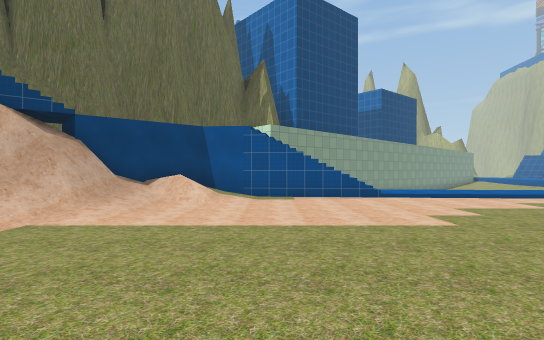
view 1 (above)

24 first-person views from a walk through a scene from a Unity 3-D project. The camera is 1.5 m above the floor, looks level and sees 80° across. The floor is counted in squares, 2 m on a side. Each view is taken from the middle of a square. On the plan, view 1 faces up. The plan holds only what a view shows up to about 11 squares ahead; the rest is blank. The place goes on beyond the plan. The player is left out. Some animated figures are left out. Some surface patterns are stand-ins.

view 2
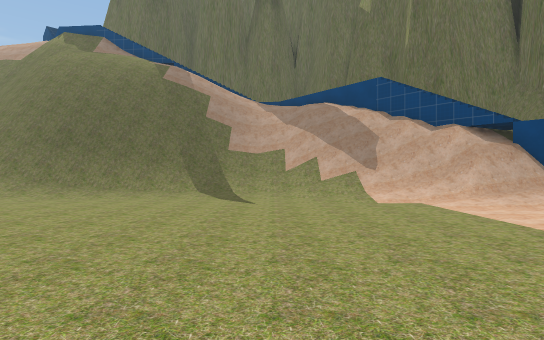

view 3
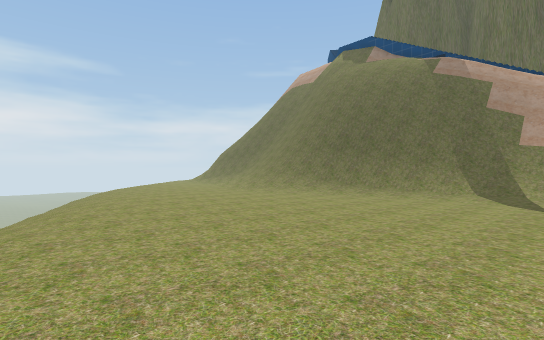

view 4
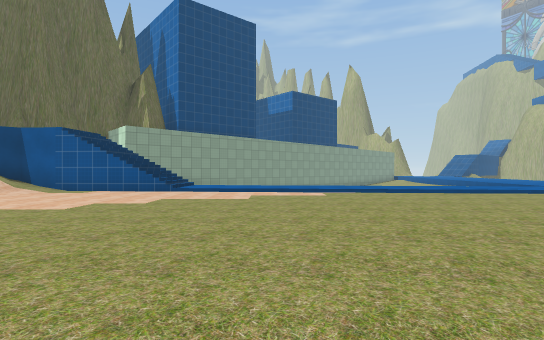

view 5
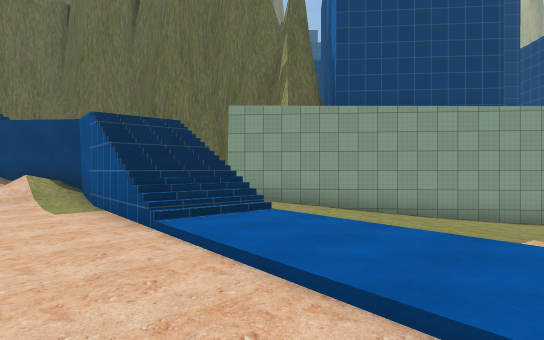

view 6
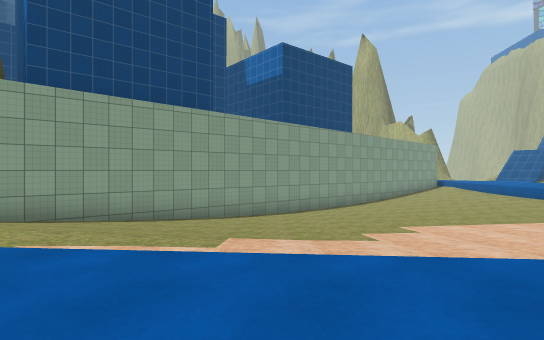

view 7
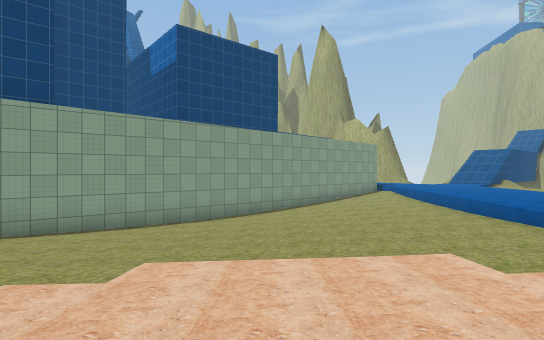

view 8
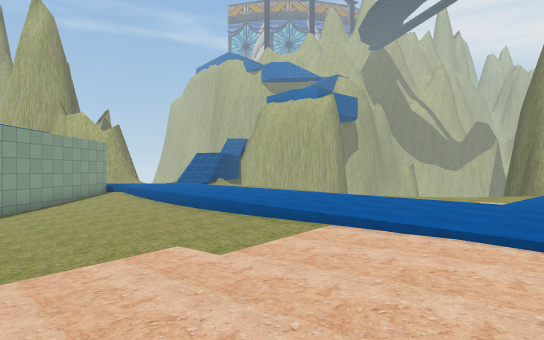

view 9
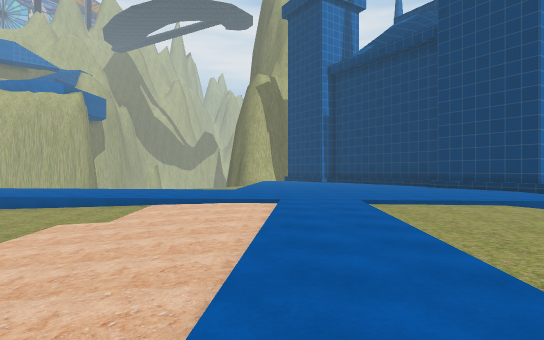

view 10
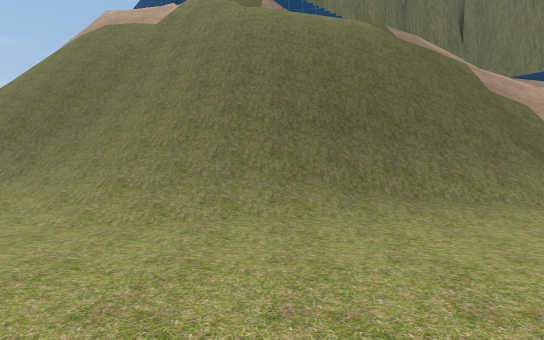

view 11
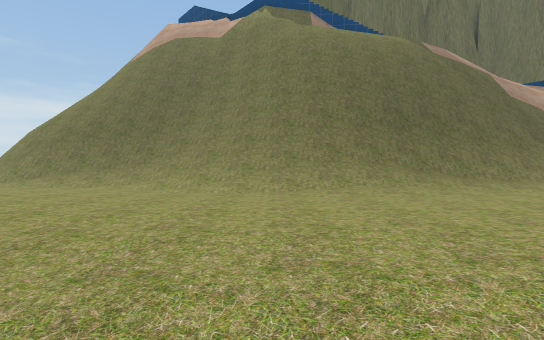

view 12
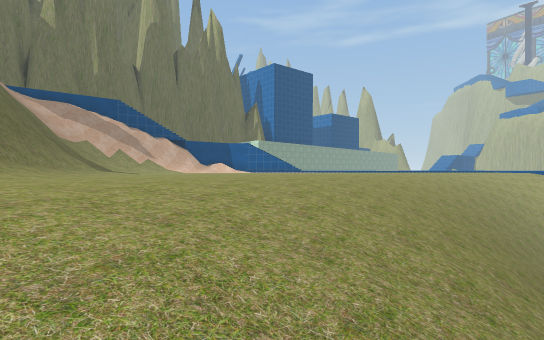

view 13
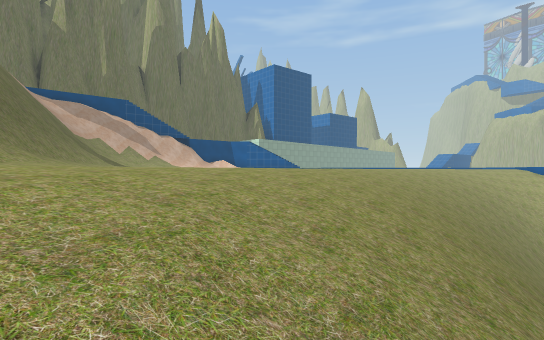

view 14
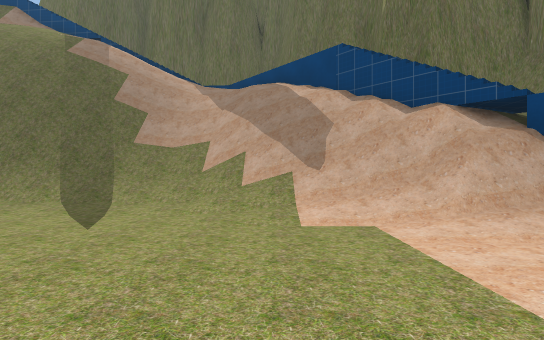

view 15
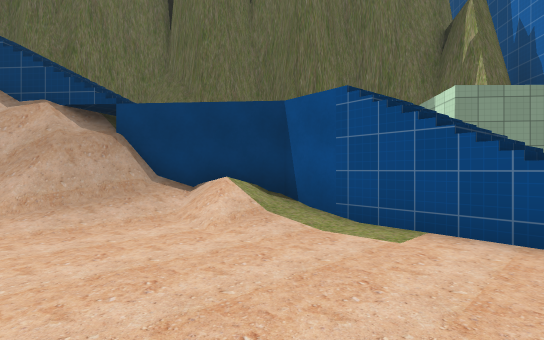

view 16
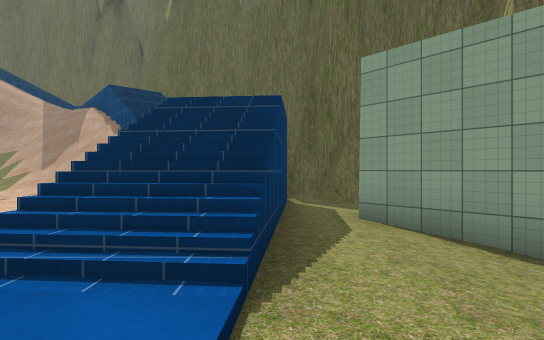

view 17
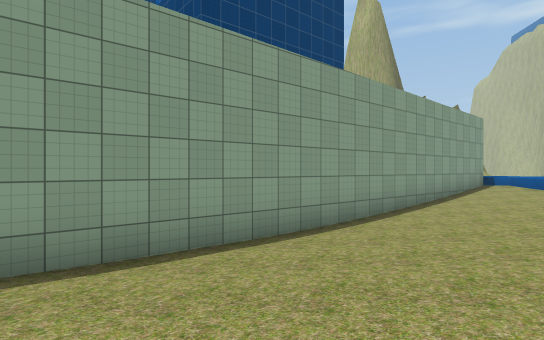

view 18
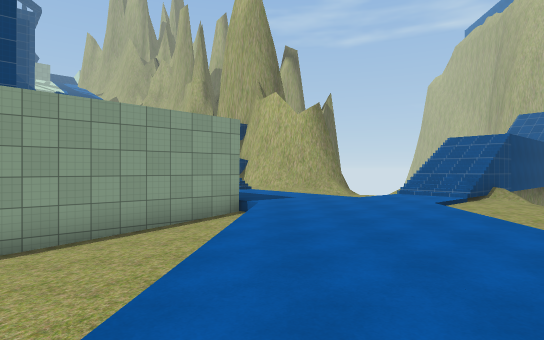

view 19
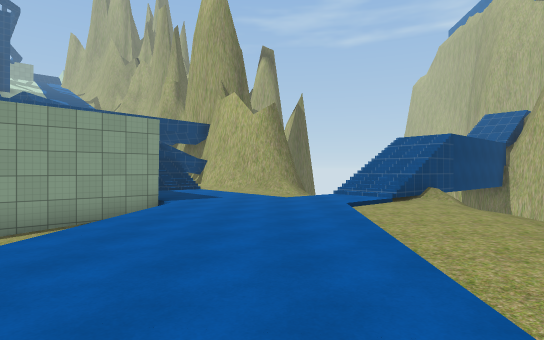

view 20
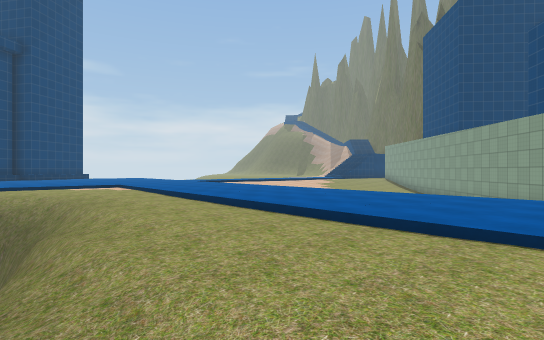

view 21
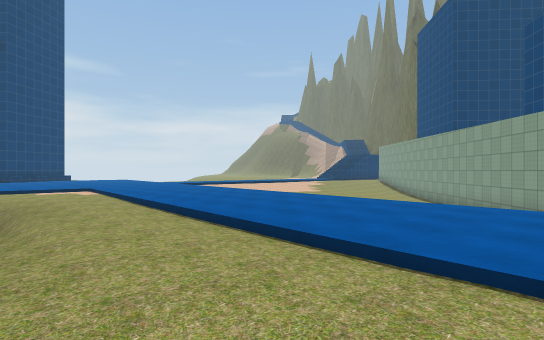

view 22
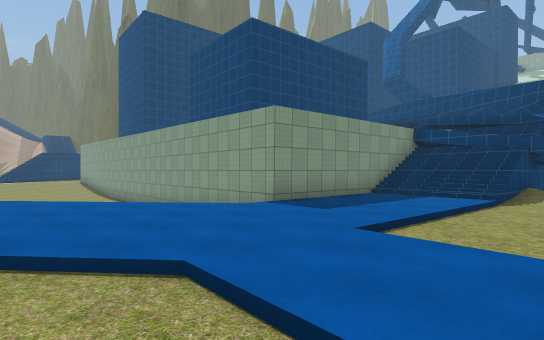

view 23
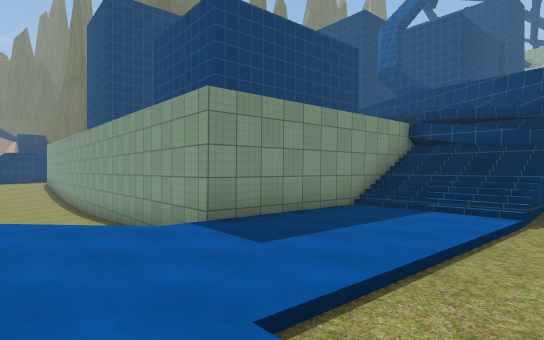

view 24
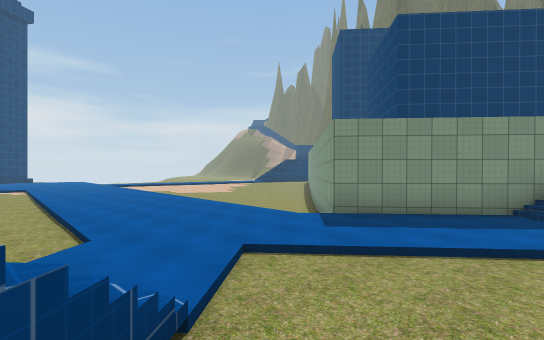

### Floor plan
Key: @ floor where view 1 was taken; # wall or solid block; . main floor; - floor 0.75 m lower than the main floor; _ floor 1.5 m lower than the main floor; : floor 4 m higher than the main floor; / step, stairs or slope; = window, fence, low wall or low ledge; v drop or lower ground; B block; O other object.
Columns run from 11 left of view 1 to 24 right of it. Each row starts with its distance up from view 1.
 30                        ##//..... /
 29                         #/  .....///
 28                         ##   ...///v
 27                           #   ...///
 26                           #O    .../
 25                          ##..   .../
 24                        ###-.B   .../
 23                       ##----   ....
 22                      ##_---B   ..../
 21                     ##_----B   ...//
 20                    ##__----/   ...//
 19                  ###__-----B   .../v
 18                 ##____-----B. ...//
 17                ##___-------/   ..//
 16               ##----------.B   ..//
 15              ##----------...   ..//
 14            ###.--------.....   .../
 13        ##..#................   .../
 12        #/...................   ....
 11      ###O:B//#/............     ...
 10   ####     ////   . .......
  9   #vvv   //#///....
  8   #v //://................
  7  ##v///#/..................
  6 ## ///=#...................
  5     ////............... ...
  4    v////..............   ./
  3   /////...............
  2  //=///..............
  1 O/////..............
  0  /#///.....@.......
 -1  /v=//.......... .
 -2  /vv=/.........../////
 -3  /vv##........../////v
 -4  /vv##/.........////v
 -5  //v##/........////v
 -6  //v#//........////v
 -7  /vv#//.......////v
 -8  /vv#//.......////
 -9  vv##//......////
-10  v #///......///
-11  v##//......////
-12 vv##//......///
-13 vv##/..... ///
-14 ####/...    /

Where each view was taken, in squares from view 1:
view 1: 0 up, 0 right, facing up
view 2: 1 up, 4 right, facing left
view 3: 1 up, 4 right, facing down-left
view 4: 1 down, 6 right, facing up
view 5: 7 up, 7 right, facing up-left
view 6: 8 up, 7 right, facing up
view 7: 10 up, 11 right, facing up
view 8: 10 up, 11 right, facing up-right
view 9: 10 up, 7 right, facing right
view 10: 7 down, 0 right, facing left
view 11: 9 down, 2 right, facing left
view 12: 13 down, 1 right, facing up
view 13: 14 down, 1 right, facing up
view 14: 3 up, 1 right, facing left
view 15: 5 up, 2 right, facing up-left
view 16: 11 up, 5 right, facing left
view 17: 15 up, 9 right, facing up
view 18: 18 up, 17 right, facing up
view 19: 18 up, 19 right, facing up
view 20: 24 up, 24 right, facing down-left
view 21: 24 up, 23 right, facing down-left
view 22: 26 up, 23 right, facing left
view 23: 27 up, 21 right, facing left
view 24: 30 up, 22 right, facing down-left
